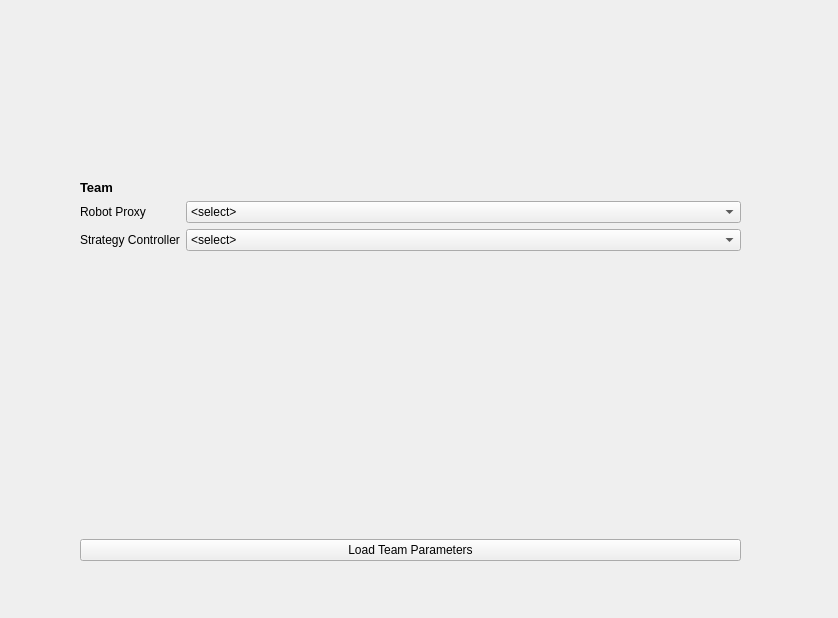
<?xml version="1.0" encoding="UTF-8"?>
<ui version="4.0">
 <class>inputConfig</class>
 <widget class="QWidget" name="inputConfig">
  <property name="geometry">
   <rect>
    <x>0</x>
    <y>0</y>
    <width>838</width>
    <height>618</height>
   </rect>
  </property>
  <property name="windowTitle">
   <string>Form</string>
  </property>
  <widget class="QWidget" name="">
   <property name="geometry">
    <rect>
     <x>80</x>
     <y>180</y>
     <width>661</width>
     <height>381</height>
    </rect>
   </property>
   <layout class="QHBoxLayout" name="horizontalLayout">
    <item>
     <layout class="QVBoxLayout" name="verticalLayout">
      <item>
       <layout class="QFormLayout" name="formLayout">
        <item row="1" column="0">
         <widget class="QLabel" name="label">
          <property name="text">
           <string>Robot Proxy</string>
          </property>
         </widget>
        </item>
        <item row="1" column="1">
         <widget class="QComboBox" name="robot_proxy">
          <item>
           <property name="text">
            <string>&lt;select&gt;</string>
           </property>
          </item>
          <item>
           <property name="text">
            <string>Yisibot</string>
           </property>
          </item>
          <item>
           <property name="text">
            <string>GrSim</string>
           </property>
          </item>
          <item>
           <property name="text">
            <string>RPI_2019</string>
           </property>
          </item>
         </widget>
        </item>
        <item row="2" column="0">
         <widget class="QLabel" name="label_2">
          <property name="text">
           <string>Strategy Controller</string>
          </property>
         </widget>
        </item>
        <item row="2" column="1">
         <widget class="QComboBox" name="strategy_controller">
          <item>
           <property name="text">
            <string>&lt;select&gt;</string>
           </property>
          </item>
          <item>
           <property name="text">
            <string>Normal Game</string>
           </property>
          </item>
          <item>
           <property name="text">
            <string>Strategy Tester</string>
           </property>
          </item>
         </widget>
        </item>
        <item row="0" column="0" colspan="2">
         <widget class="QLabel" name="label_3">
          <property name="font">
           <font>
            <pointsize>10</pointsize>
            <weight>75</weight>
            <bold>true</bold>
           </font>
          </property>
          <property name="text">
           <string>Team</string>
          </property>
         </widget>
        </item>
       </layout>
      </item>
      <item>
       <widget class="QPushButton" name="pushButton">
        <property name="text">
         <string>Load Team Parameters</string>
        </property>
       </widget>
      </item>
     </layout>
    </item>
    <item>
     <layout class="QFormLayout" name="robot_proxy_form"/>
    </item>
   </layout>
  </widget>
 </widget>
 <resources/>
 <connections/>
</ui>
